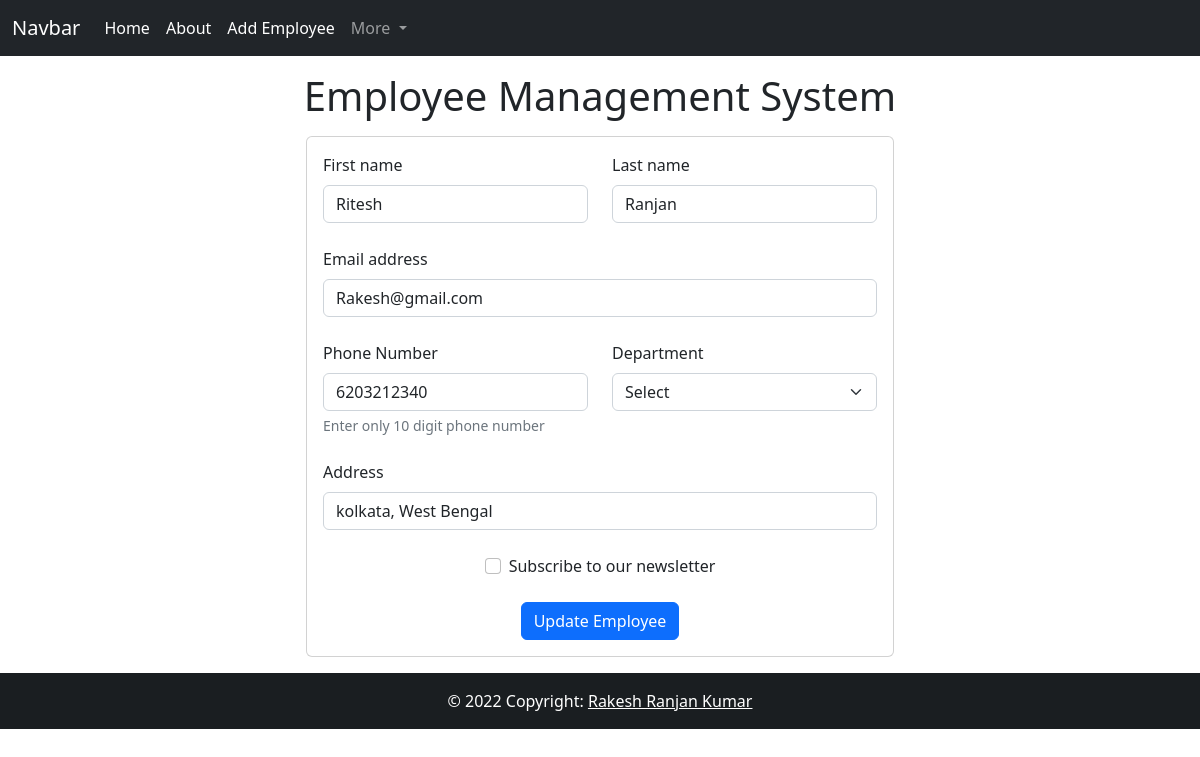
The page /emp/update-employee/4 on the database its author committed.
### emp/models.py (models this page shows, shortened)
class Employee(models.Model):
    emp_id=models.AutoField(primary_key=True)
    first_name=models.CharField(max_length=150)
    last_name=models.CharField(max_length=150)
    email=models.CharField(max_length=120)
    phone=models.CharField(max_length=10)
    address=models.CharField(max_length=30)
    department=models.CharField(max_length=45)
    emp_isActive=models.BooleanField(default=True)

### emp/views.py (the view)
# urls.py: path('update-employee/<int:emp_id>', update_employee),
def update_employee(request, emp_id):
    employee=Employee.objects.get(pk=emp_id)
    return render(request, 'emp_tamplates/update_employee.html', {
        'employee':employee
    })

### templates/emp_tamplates/update_employee.html (shortened to what this page needs)
{% include 'emp_tamplates/emp_navbar.html' %}
<h1 class="text-center my-3">Employee Management System</h1>
<div class="coatiner">
    <div class="row">
        <div class="col-md-6 offset-md-3">
            <div class="card">
                <div class="card-body">
                    <form action="/emp/do-update-employee/{{employee.emp_id}}" method="POST">
                        <div class="row mb-4">
                            <div class="col">
                                <div class="form-outline">
                                    <label class="form-label" for="first_name">First name</label>
                                    <input type="text" id="first_name" name="first_name" class="form-control"
                                        placeholder="Sanjeev"
                                        value="{{employee.first_name}}" />
                                </div>
                            </div>
                            <div class="col">
                                <div class="form-outline">
                                    <label class="form-label" for="last_name">Last name</label>
                                    <input type="text" id="last_name" name="last_name" class="form-control"
                                        placeholder="Roy"
                                        value="{{employee.last_name}}"/>
                                </div>
                            </div>
                        </div>
                        <div class="form-outline mb-4">
                            <label class="form-label" for="employee_email">Email address</label>
                            <input type="email" id="employee_email" name="employee_email" class="form-control"
                                placeholder="abc@gmail.com"
                                value="{{employee.email}}" />
                        </div>
                        <div class="row mb-4">
                            <div class="col">
                                <div class="form-outline">
                                    <label class="form-label" for="employee_phone">Phone Number</label>
                                    <input type="text" id="employee_phone" name="employee_phone" class="form-control"
                                        placeholder="9876543210"
                                        value="{{employee.phone}}" />
                                    <div class="form-text">Enter only 10 digit phone number</div>
                                </div>
                            </div>
                            <div class="col">
                                <label for="employee_department" class="form-label">Department</label>
                                <select name="employee_department" id="employee_department" value="{{employee.department}}" class="form-select">
                                    <option>Select</option>
                                </select>
                            </div>
                        </div>
                        <div class="form-outline mb-4">
                            <label class="form-label" for="employee_address">Address</label>
                            <input type="text" id="employee_address" name="employee_address" class="form-control"
                                placeholder="Begusarai, Bihar"
                                value="{{employee.address}}" />
                        </div>
                        <div class="form-check d-flex justify-content-center mb-4">
                            <input class="form-check-input me-2" type="checkbox" value="{{employee.isActive}}" id="newsletter_checked"
                                name="newsletter_checked" {% if employee.emp_isActive %} checked {% endif %} />
                            <label class="form-check-label" for="newsletter_checked">
                                Subscribe to our newsletter
                            </label>
                        </div>
                        <div class="container text-center">
                            <button type="submit" class="btn btn-primary">Update Employee</button>
                        </div>
                    </form>
                </div>
            </div>
        </div>
    </div>
</div>
{% include 'emp_tamplates/emp_footer.html' %}

### rows shown on the page
Employee: first_name "Ritesh", last_name "Ranjan", employee_email "Rakesh@gmail.com", employee_phone "6203212340", employee_department "Select", employee_address "kolkata, West Bengal"
